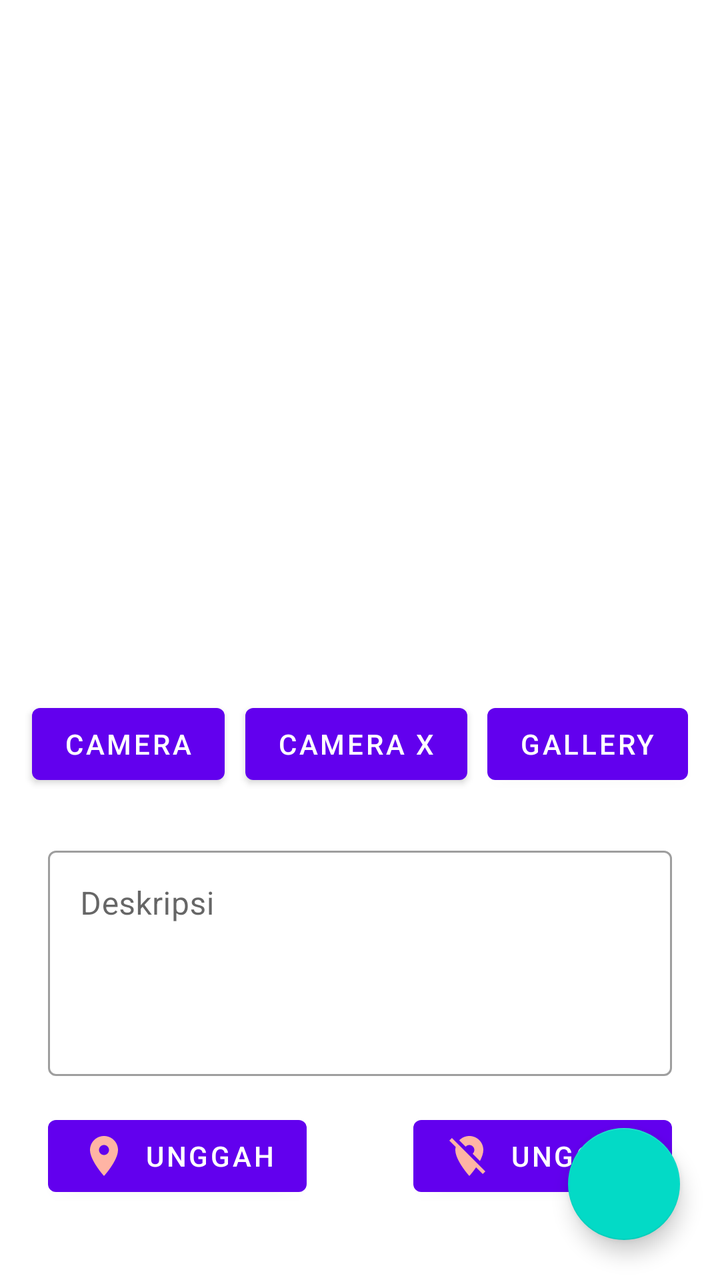
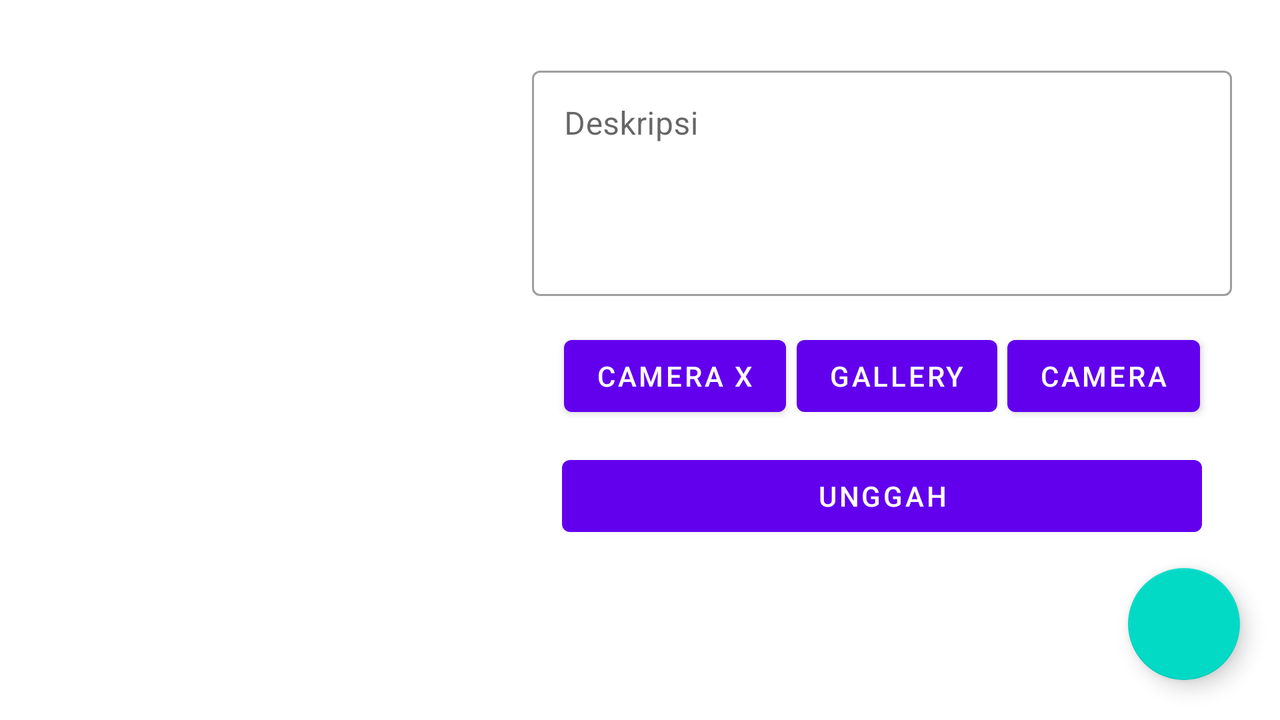

One screen, two layout resources from the same app: the default and the repository's alternative for another configuration. Each is rendered where Android would select it; the XML of both is given below.
<!-- AndroidManifest.xml: application theme Theme.StoryAppProject -->
<!-- res/layout/layout_post.xml -->
<?xml version="1.0" encoding="utf-8"?>
<androidx.constraintlayout.widget.ConstraintLayout xmlns:android="http://schemas.android.com/apk/res/android"
    xmlns:app="http://schemas.android.com/apk/res-auto"
    android:layout_width="match_parent"
    android:layout_height="match_parent">

    <ImageView
        android:id="@+id/storyPictPreview"
        android:layout_width="300dp"
        android:layout_height="300dp"
        android:layout_marginHorizontal="32dp"
        android:layout_marginTop="32dp"
        android:src="@drawable/picadd"
        android:contentDescription="@string/postTitle"
        app:layout_constraintEnd_toEndOf="parent"
        app:layout_constraintStart_toStartOf="parent"
        app:layout_constraintTop_toTopOf="parent" />

    <Button
        android:id="@+id/cam_btn"
        android:layout_width="wrap_content"
        android:layout_height="wrap_content"
        android:layout_margin="16dp"
        android:text="@string/camera"
        app:layout_constraintStart_toStartOf="parent"
        app:layout_constraintTop_toBottomOf="@+id/storyPictPreview" />

    <Button
        android:id="@+id/camx_btn"
        android:layout_width="wrap_content"
        android:layout_height="wrap_content"
        android:layout_margin="16dp"
        android:layout_marginTop="16dp"
        android:text="@string/camerax"
        app:layout_constraintEnd_toStartOf="@+id/gallery_btn"
        app:layout_constraintStart_toEndOf="@+id/cam_btn"
        app:layout_constraintTop_toBottomOf="@+id/storyPictPreview" />

    <Button
        android:id="@+id/gallery_btn"
        android:layout_width="wrap_content"
        android:layout_height="wrap_content"
        android:layout_margin="16dp"
        android:text="@string/gallery"
        app:layout_constraintEnd_toEndOf="parent"
        app:layout_constraintTop_toBottomOf="@+id/storyPictPreview" />

    <com.google.android.material.textfield.TextInputLayout
        android:id="@+id/descEtLayout"
        style="@style/Widget.MaterialComponents.TextInputLayout.OutlinedBox"
        android:layout_width="0dp"
        android:layout_height="wrap_content"
        android:layout_marginHorizontal="24dp"
        android:layout_marginTop="24dp"
        app:layout_constraintEnd_toEndOf="parent"
        app:layout_constraintStart_toStartOf="parent"
        app:layout_constraintTop_toBottomOf="@+id/camx_btn">

        <EditText
            android:id="@+id/descEt"
            android:layout_width="match_parent"
            android:layout_height="wrap_content"
            android:ems="10"
            android:hint="@string/descText"
            android:lines="12"
            android:minLines="4"
            android:maxLines="16"
            android:gravity="start|top"
            android:scrollbars="vertical"
            android:inputType="textMultiLine" />

    </com.google.android.material.textfield.TextInputLayout>

    <Button
        android:id="@+id/postBtn"
        android:layout_width="wrap_content"
        android:layout_height="wrap_content"
        android:layout_marginHorizontal="24dp"
        android:layout_marginTop="16dp"
        android:drawableLeft="@drawable/ic_nolocation"
        android:text="@string/post"
        app:layout_constraintEnd_toEndOf="parent"
        app:layout_constraintTop_toBottomOf="@+id/descEtLayout" />

    <Button
        android:id="@+id/postWithLocation"
        android:layout_width="wrap_content"
        android:layout_height="wrap_content"
        android:layout_marginHorizontal="24dp"
        android:layout_marginTop="16dp"
        android:drawableLeft="@drawable/ic_location"
        android:text="@string/post"
        app:layout_constraintStart_toStartOf="parent"
        app:layout_constraintTop_toBottomOf="@+id/descEtLayout" />

    <com.google.android.material.floatingactionbutton.FloatingActionButton
        android:id="@+id/backHome"
        android:layout_width="wrap_content"
        android:layout_height="wrap_content"
        android:layout_marginEnd="20dp"
        android:layout_marginBottom="20dp"
        android:src="@drawable/baseline_arrow_back_24"
        app:fabSize="normal"
        app:layout_constraintBottom_toBottomOf="parent"
        app:layout_constraintEnd_toEndOf="parent"
        android:contentDescription="@string/back" />
</androidx.constraintlayout.widget.ConstraintLayout>
<!-- resources referenced by this layout -->
<resources>
  <!-- drawable ic_location (drawable) -->
  <vector xmlns:android="http://schemas.android.com/apk/res/android" android:height="24dp" android:tint="@color/md_theme_dark_primary" android:viewportHeight="24" android:viewportWidth="24" android:width="24dp">
        
      <path android:fillColor="@android:color/white" android:pathData="M12,2C8.13,2 5,5.13 5,9c0,5.25 7,13 7,13s7,-7.75 7,-13c0,-3.87 -3.13,-7 -7,-7zM12,11.5c-1.38,0 -2.5,-1.12 -2.5,-2.5s1.12,-2.5 2.5,-2.5 2.5,1.12 2.5,2.5 -1.12,2.5 -2.5,2.5z"/>
      
  </vector>
  <!-- drawable ic_nolocation (drawable) -->
  <vector xmlns:android="http://schemas.android.com/apk/res/android" android:height="24dp" android:tint="@color/md_theme_dark_primary" android:viewportHeight="24" android:viewportWidth="24" android:width="24dp">
        
      <path android:fillColor="@android:color/white" android:pathData="M12,6.5c1.38,0 2.5,1.12 2.5,2.5 0,0.74 -0.33,1.39 -0.83,1.85l3.63,3.63c0.98,-1.86 1.7,-3.8 1.7,-5.48 0,-3.87 -3.13,-7 -7,-7 -1.98,0 -3.76,0.83 -5.04,2.15l3.19,3.19c0.46,-0.52 1.11,-0.84 1.85,-0.84zM16.37,16.1l-4.63,-4.63 -0.11,-0.11L3.27,3 2,4.27l3.18,3.18C5.07,7.95 5,8.47 5,9c0,5.25 7,13 7,13s1.67,-1.85 3.38,-4.35L18.73,21 20,19.73l-3.63,-3.63z"/>
      
  </vector>
  <string name="back">kembali halaman utama</string>
  <string name="camera">Camera</string>
  <string name="camerax">Camera X</string>
  <string name="descText">Deskripsi</string>
  <string name="gallery">Gallery</string>
  <string name="post">Unggah</string>
  <string name="postTitle">Unggah Cerita</string>
  <style name="Theme.StoryAppProject" parent="Theme.MaterialComponents.Light.NoActionBar">
          
          <item name="colorPrimary">@color/colorPrimary</item>
          <item name="colorPrimaryDark">@color/colorPrimaryDark</item>
          <item name="colorAccent">@color/colorAccent</item>
      </style>
  <color name="md_theme_dark_primary">#FFB4A4</color>
</resources>
<!-- res/layout-land/layout_post.xml (the repository's variant of the layout above) -->
<!-- drawn on the phone turned sideways -->
<?xml version="1.0" encoding="utf-8"?>
<androidx.constraintlayout.widget.ConstraintLayout xmlns:android="http://schemas.android.com/apk/res/android"
    xmlns:app="http://schemas.android.com/apk/res-auto"
    xmlns:tools="http://schemas.android.com/tools"
    android:layout_width="match_parent"
    android:layout_height="match_parent">

    <ImageView
        android:id="@+id/storyPictPreview"
        android:layout_width="300dp"
        android:layout_height="300dp"
        android:layout_marginHorizontal="32dp"
        android:contentDescription="@string/postTitle"
        android:src="@drawable/picadd"
        app:layout_constraintBottom_toBottomOf="parent"
        app:layout_constraintStart_toStartOf="parent"
        app:layout_constraintTop_toTopOf="parent" />

    <Button
        android:id="@+id/cam_btn"
        android:layout_width="wrap_content"
        android:layout_height="wrap_content"
        android:layout_margin="16dp"
        android:text="@string/camera"
        app:layout_constraintEnd_toEndOf="@+id/descEtLayout"
        app:layout_constraintTop_toBottomOf="@+id/descEtLayout" />

    <Button
        android:id="@+id/camx_btn"
        android:layout_width="wrap_content"
        android:layout_height="wrap_content"
        android:layout_margin="16dp"
        android:text="@string/camerax"
        app:layout_constraintStart_toStartOf="@+id/descEtLayout"
        app:layout_constraintTop_toBottomOf="@+id/descEtLayout" />

    <Button
        android:id="@+id/gallery_btn"
        android:layout_width="wrap_content"
        android:layout_height="wrap_content"
        android:layout_margin="16dp"
        android:text="@string/gallery"
        app:layout_constraintEnd_toStartOf="@+id/cam_btn"
        app:layout_constraintStart_toEndOf="@+id/camx_btn"
        app:layout_constraintTop_toBottomOf="@+id/descEtLayout" />

    <com.google.android.material.textfield.TextInputLayout
        android:id="@+id/descEtLayout"
        style="@style/Widget.MaterialComponents.TextInputLayout.OutlinedBox"
        android:layout_width="wrap_content"
        android:layout_height="wrap_content"
        android:layout_marginHorizontal="24dp"
        app:layout_constraintEnd_toEndOf="parent"
        app:layout_constraintTop_toTopOf="@+id/storyPictPreview">

        <EditText
            android:id="@+id/descEt"
            android:layout_width="350dp"
            android:layout_height="wrap_content"
            android:ems="10"
            android:gravity="start|top"
            android:hint="@string/descText"
            android:inputType="textMultiLine"
            android:lines="12"
            android:maxLines="16"
            android:minLines="4"
            android:scrollbars="vertical"
            app:layout_constraintEnd_toEndOf="parent"
            app:layout_constraintTop_toTopOf="@+id/storyPictPreview" />

    </com.google.android.material.textfield.TextInputLayout>

    <Button
        android:id="@+id/postBtn"
        android:layout_width="320dp"
        android:layout_height="wrap_content"
        android:layout_marginHorizontal="24dp"
        android:text="@string/post"
        app:layout_constraintBottom_toTopOf="@+id/backHome"
        app:layout_constraintEnd_toEndOf="@+id/cam_btn"
        app:layout_constraintStart_toStartOf="@+id/camx_btn"
        app:layout_constraintTop_toBottomOf="@+id/gallery_btn" />

    <com.google.android.material.floatingactionbutton.FloatingActionButton
        android:id="@+id/backHome"
        android:layout_width="wrap_content"
        android:layout_height="wrap_content"
        android:layout_marginEnd="20dp"
        android:layout_marginBottom="20dp"
        android:src="@drawable/baseline_arrow_back_24"
        app:fabSize="normal"
        app:layout_constraintBottom_toBottomOf="parent"
        app:layout_constraintEnd_toEndOf="parent"
        android:contentDescription="@string/back" />


</androidx.constraintlayout.widget.ConstraintLayout>
<!-- resources referenced by the variant -->
<!-- as the phone turned sideways resolves them -->
<resources>
  <string name="back">kembali halaman utama</string>
  <string name="camera">Camera</string>
  <string name="camerax">Camera X</string>
  <string name="descText">Deskripsi</string>
  <string name="gallery">Gallery</string>
  <string name="post">Unggah</string>
  <string name="postTitle">Unggah Cerita</string>
  <style name="Theme.StoryAppProject" parent="Theme.MaterialComponents.Light.NoActionBar">
          
          <item name="colorPrimary">@color/colorPrimary</item>
          <item name="colorPrimaryDark">@color/colorPrimaryDark</item>
          <item name="colorAccent">@color/colorAccent</item>
      </style>
</resources>
